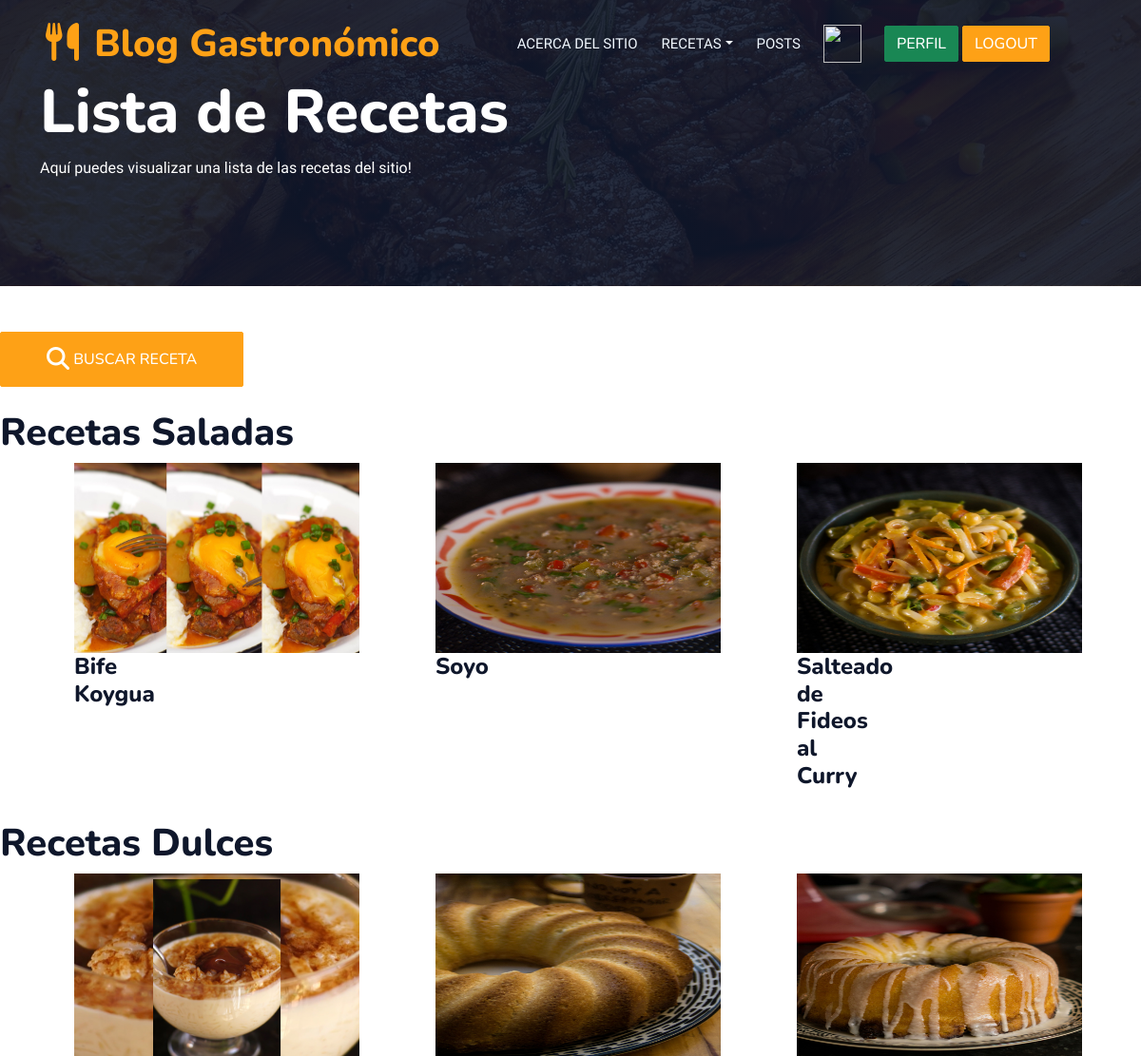
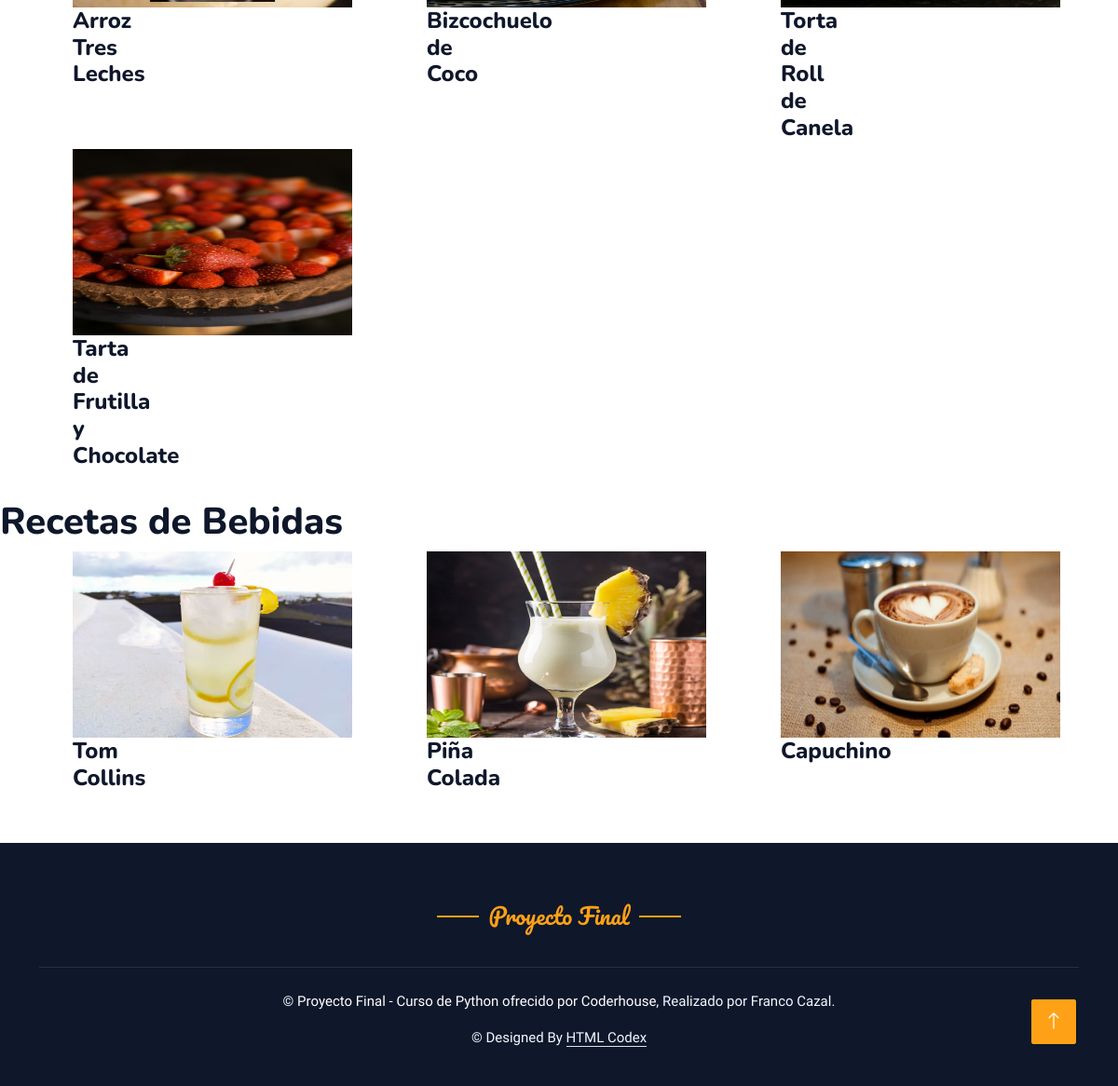
Screenshot of /listaRecetas/ (signed in) with the database file from the repository (2 pictures, top to bottom).
### aplicacion/models.py (models this page shows, shortened)
class Salada(models.Model):
    recetaSaladaTipo = (
        ('Plato Principal','Plato Principal'),
        ('Entrada','Entrada'),
        ('Snack','Snack'),
    )
    usuario = models.ForeignKey(User, on_delete=models.CASCADE, null=True, blank=True)
    titulo = models.CharField(max_length=50)
    tipo = models.CharField(max_length=20, choices=recetaSaladaTipo, default='snack')
    ocasion = models.CharField(max_length=20)
    ingredientes = models.TextField(null=True, blank=True)
    preparacion = models.TextField(null=True, blank=True)
    fechaPublicacion = models.DateTimeField(auto_now_add=True)
    imagenRecetaSalada = models.ImageField(upload_to="galeria", null=True)

class Dulce(models.Model):
    recetaDulceTipo = (
        ('Postre','Postre'),
        ('Snack','Snack'),
    )
    usuario = models.ForeignKey(User, on_delete=models.CASCADE, null=True, blank=True)
    titulo = models.CharField(max_length=50)
    tipo = models.CharField(max_length=20, choices=recetaDulceTipo, default='snack')
    ocasion = models.CharField(max_length=20)
    ingredientes = models.TextField(null=True, blank=True)
    preparacion = models.TextField(null=True, blank=True)
    fechaPublicacion = models.DateTimeField(auto_now_add=True)
    imagenRecetaDulce = models.ImageField(upload_to="galeria", null=True)

class Bebida(models.Model):
    recetaBebidaTipo = (
        ('Con Alcohol','Con Alcohol'),
        ('Sin Alcohol','Sin Alcohol'),
        ('Cafetería','Cafetería'),
    )
    usuario = models.ForeignKey(User, on_delete=models.CASCADE, null=True, blank=True)
    titulo = models.CharField(max_length=50)
    tipo = models.CharField(max_length=20, choices=recetaBebidaTipo, default='sinAlcohol')
    ocasion = models.CharField(max_length=20)
    ingredientes = models.TextField(null=True, blank=True)
    preparacion = models.TextField(null=True, blank=True)
    fechaPublicacion = models.DateTimeField(auto_now_add=True)
    imagenRecetaBebida = models.ImageField(upload_to="galeria", null=True)

### aplicacion/views.py (the view)
# urls.py: path('listaRecetas/', listaRecetas, name="listaRecetas"),
@login_required
def listaRecetas(request):
    contexto = {'salada_list':Salada.objects.all(),'dulce_list':Dulce.objects.all(), 'bebida_list':Bebida.objects.all()}
    return render(request, "aplicacion/listaRecetas.html", contexto)

### aplicacion/templates/aplicacion/listaRecetas.html
{% extends 'aplicacion/pagina.html' %}
{% block titulo %}
<div class="container-xxl py-5 bg-dark hero-header mb-5">
    <div class="container my-3 py-3">
        <div class="row align-items-center g-4">
            <div class="col-lg-7 text-center text-lg-start">
                <h1 class="display-3 text-white animated slideInLeft">Lista de Recetas</h1>
                <p class="text-white animated slideInLeft mb-4 pb-2">Aquí puedes visualizar una lista de las recetas del sitio!</p>
            </div>
        </div>
    </div>
</div>
{% endblock titulo %}
{% block contenido %}
<a href="{% url 'buscarRecetas' %}" class="btn btn-primary py-3 px-5"><i class="fa-solid fa-magnifying-glass fa-xl"></i> Buscar Receta</a>
<br>
<br>
<h1>Recetas Saladas</h1>
<div class="menu-box">
    <div class="container">
        <div class="row">
            {% for s in salada_list %}
                <div class="col-4 px-5">
                    <div class="tab-content" id="v-pills-tabContent">
                        <div class="tab-pane fade show active" id="v-pills-home" role="tabpanel" aria-labelledby="v-pills-home-tab">
                            <div class="row">
                                <div class="col-lg-4 col-md-6 special-grid drinks">
                                    <div class="gallery-single fix">
                                        <a href="{% url 'detalleSalada' s.id %}" title="Ir a la receta">
                                            <img src="{{s.imagenRecetaSalada.url}}" width="300px" height="200px"/>
                                        </a>
                                        <div class="why-text">
                                            <h4>{{s.titulo}}</h4>
                                        </div>
                                    </div>
                                </div>
                            </div>
                        </div>
                    </div>
                </div>
            {% endfor %}
        </div>
    </div>
</div>
<br>
<h1>Recetas Dulces</h1>
<div class="menu-box">
    <div class="container">
        <div class="row">
            {% for d in dulce_list %}
                <div class="col-4 px-5">
                    <div class="tab-content" id="v-pills-tabContent">
                        <div class="tab-pane fade show active" id="v-pills-home" role="tabpanel" aria-labelledby="v-pills-home-tab">
                            <div class="row">
                                <div class="col-lg-4 col-md-6 special-grid drinks">
                                    <div class="gallery-single fix">
                                        <a href="{% url 'detalleDulce' d.id %}" title="Ir a la receta">
                                            <img src="{{d.imagenRecetaDulce.url}}" width="300px" height="200px"/>
                                        </a>
                                        <div class="why-text">
                                            <h4>{{d.titulo}}</h4>
                                        </div>
                                    </div>
                                </div>
                            </div>
                        </div>
                    </div>
                </div>
            {% endfor %}
        </div>
    </div>
</div>
<br>
<h1>Recetas de Bebidas</h1>
<div class="menu-box">
    <div class="container">
        <div class="row">
            {% for b in bebida_list %}
                <div class="col-4 px-5">
                    <div class="tab-content" id="v-pills-tabContent">
                        <div class="tab-pane fade show active" id="v-pills-home" role="tabpanel" aria-labelledby="v-pills-home-tab">
                            <div class="row">
                                <div class="col-lg-4 col-md-6 special-grid drinks">
                                    <div class="gallery-single fix">
                                        <a href="{% url 'detalleBebida' b.id %}" title="Ir a la receta">
                                            <img src="{{b.imagenRecetaBebida.url}}" width="300px" height="200px"/>
                                        </a>
                                        <div class="why-text">
                                            <h4>{{b.titulo}}</h4>
                                        </div>
                                    </div>
                                </div>
                            </div>
                        </div>
                    </div>
                </div>
            {% endfor %}
        </div>
    </div>
</div>
{% endblock contenido %}

### aplicacion/templates/aplicacion/pagina.html (shortened to what this page needs)
<!DOCTYPE html>
<html lang="en">
<head>
    {% load static %}
    <link href="https://cdnjs.cloudflare.com/ajax/libs/font-awesome/5.10.0/css/all.min.css" rel="stylesheet">
    <link href="https://cdn.jsdelivr.net/npm/bootstrap-icons@1.4.1/font/bootstrap-icons.css" rel="stylesheet">
    <link href="{% static 'lib/animate/animate.min.css' %}" rel="stylesheet">
    <link href="{% static 'lib/owlcarousel/assets/owl.carousel.min.css' %}" rel="stylesheet">
    <link href="{% static 'lib/tempusdominus/css/tempusdominus-bootstrap-4.min.css' %}" rel="stylesheet" />
    <link href="{% static 'css/bootstrap.min.css' %}" rel="stylesheet">
    <link href="{% static 'css/style.css' %}" rel="stylesheet">
    <link rel="stylesheet" href="https://cdnjs.cloudflare.com/ajax/libs/font-awesome/6.4.0/css/all.min.css">
</head>
<body>
    <div class="container-xxl bg-white p-0">
        <div class="container-xxl position-relative p-0">
            <nav class="navbar navbar-expand-lg navbar-dark bg-dark px-4 px-lg-5 py-3 py-lg-0">
                <a href="{% url 'home' %}" class="navbar-brand p-0">
                    <h1 class="text-primary m-0"><i class="fa fa-utensils me-3"></i>Blog Gastronómico</h1>
                </a>
                <div class="collapse navbar-collapse" id="navbarCollapse">
                    <div class="navbar-nav ms-auto py-0 pe-4">
                    {% if user.is_authenticated %}
                        <a href="{% url 'acercaDelSitio' %}" class="nav-item nav-link">Acerca del Sitio</a>
                        <div class="nav-item dropdown">
                            <a href="#" class="nav-link dropdown-toggle" data-bs-toggle="dropdown">Recetas</a>
                        </div>
                        <a href="{% url 'listaArticulos' %}" class="nav-item nav-link">Posts</a>
                        <div class="collapse navbar-collapse" id="navbarCollapse">
                            <div class="ms-auto py-0 px-4">
                                <div class="text-center">
                                    <a href="{% url 'agregarAvatar' %}" title="Editar Avatar"><img src="{{ request.session.avatar }}" height="40px" width="40px"/></a>
                                </div>
                            </div>
                        </div>
                        <div class="collapse navbar-collapse" id="navbarCollapse">
                            <div class="ms-auto py-0 pe-4">
                                <a class="btn btn-success" title="Editar Perfil" href="{% url 'perfil' %}">Perfil</a>
                                <a class="btn btn-primary" title="Cerrar Sesión" href="{% url 'logout' %}">Logout</a>
                            </div>
                        </div>
                    {% else %}
                        <a class="btn btn-primary" href="{% url 'login' %}">Login</a>
                        <a class="btn btn-success" href="{% url 'registro' %}">Registrarse</a>
                    {% endif %}
                    </div>
                </div>
            </nav>
        </div>
        {% block titulo %}
        {% endblock titulo %}
        {% block contenido %}
        {% endblock contenido %}
        <div class="container-fluid bg-dark text-light footer pt-5 mt-5 wow fadeIn" data-wow-delay="0.1s">
            <div class="container py-3">
                <div class="row g-3">
                    <div class="text-center">
                        <h4 class="section-title ff-secondary text-center text-primary fw-normal mb-4">Proyecto Final</h4>
                    </div>
                </div>
            </div>
            <div class="container">
                <div class="copyright">
                    <div class="row">
                        <div class="text-center mb-3">
                            &copy; <a class="text-white">Proyecto Final - Curso de Python ofrecido por Coderhouse</a>, Realizado por Franco Cazal.
                        </div>
                        <div class="text-center mb-3">
                            &copy; Designed By <a class="border-bottom" href="https://htmlcodex.com">HTML Codex</a>
                        </div>
                    </div>
                </div>
            </div>
        </div>
        <a href="#" class="btn btn-lg btn-primary btn-lg-square back-to-top"><i class="bi bi-arrow-up"></i></a>
    </div>
</body>
</html>

### aplicacion/static/css/style.css (style rules this page uses)
:root { --primary: #FEA116; --light: #F1F8FF; --dark: #0F172B; }
.ff-secondary { font-family: 'Pacifico', cursive; }
.back-to-top { position: fixed; display: none; right: 45px; bottom: 45px; z-index: 99; }
.btn { font-family: 'Nunito', sans-serif; font-weight: 500; text-transform: uppercase; transition: .5s; }
.btn.btn-primary, .btn.btn-secondary { color: #FFFFFF; }
.btn-lg-square { width: 48px; height: 48px; }
.btn-square, .btn-sm-square, .btn-lg-square { padding: 0; display: flex; align-items: center; justify-content: center; font-weight: normal; border-radius: 2px; }
.navbar-dark .navbar-nav .nav-link { position: relative; margin-left: 25px; padding: 35px 0; font-size: 15px; color: var(--light) !important; text-transform: uppercase; font-weight: 500; outline: none; transition: .5s; }
@media (min-width: 992px) { .navbar-dark { position: absolute; width: 100%; top: 0; left: 0; z-index: 999; background: transparent !important; } }
.hero-header { background: linear-gradient(rgba(15, 23, 43, .9), rgba(15, 23, 43, .9)), url(../img/bg-hero.jpg); background-position: center center; background-repeat: no-repeat; background-size: cover; }
.section-title { position: relative; display: inline-block; }
.section-title::before { position: absolute; content: ""; width: 45px; height: 2px; top: 50%; left: -55px; margin-top: -1px; background: var(--primary); }
.section-title::after { position: absolute; content: ""; width: 45px; height: 2px; top: 50%; right: -55px; margin-top: -1px; background: var(--primary); }
.footer .copyright { padding: 25px 0; font-size: 15px; border-top: 1px solid rgba(256, 256, 256, .1); }
.footer .copyright a { color: var(--light); }

### rows the page displays
Salada: imagenRecetaSalada (picture), titulo "Bife Koygua"
Salada: imagenRecetaSalada (picture), titulo "Soyo"
Salada: imagenRecetaSalada (picture), titulo "Salteado de Fideos al Curry"
Dulce: imagenRecetaDulce (picture), titulo "Arroz Tres Leches"
Dulce: imagenRecetaDulce (picture), titulo "Bizcochuelo de Coco"
Dulce: imagenRecetaDulce (picture), titulo "Torta de Roll de Canela"
Dulce: imagenRecetaDulce (picture), titulo "Tarta de Frutilla y Chocolate"
Bebida: imagenRecetaBebida (picture), titulo "Tom Collins"
Bebida: imagenRecetaBebida (picture), titulo "Piña Colada"
Bebida: imagenRecetaBebida (picture), titulo "Capuchino"
